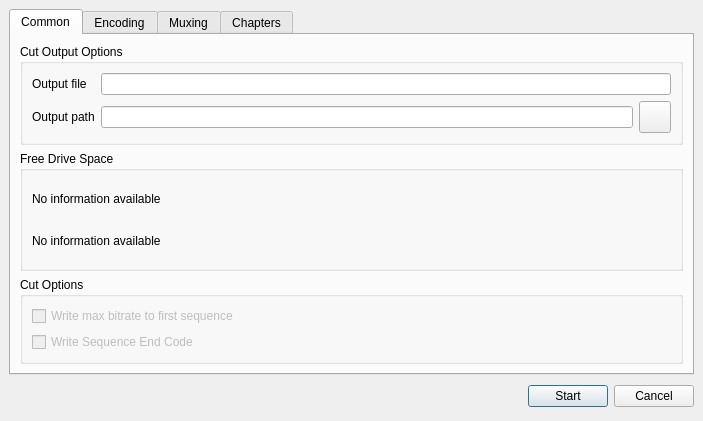
<ui version="4.0" >
 <class>TTCutAVCutDlg</class>
 <widget class="QDialog" name="TTCutAVCutDlg" >
  <property name="geometry" >
   <rect>
    <x>0</x>
    <y>0</y>
    <width>703</width>
    <height>421</height>
   </rect>
  </property>
  <property name="windowTitle" >
   <string>TTCut - Video Cut Options</string>
  </property>
  <layout class="QGridLayout" >
   <property name="leftMargin" >
    <number>9</number>
   </property>
   <property name="topMargin" >
    <number>9</number>
   </property>
   <property name="rightMargin" >
    <number>9</number>
   </property>
   <property name="bottomMargin" >
    <number>9</number>
   </property>
   <property name="horizontalSpacing" >
    <number>6</number>
   </property>
   <property name="verticalSpacing" >
    <number>6</number>
   </property>
   <item row="1" column="0" >
    <layout class="QHBoxLayout" >
     <property name="spacing" >
      <number>6</number>
     </property>
     <property name="leftMargin" >
      <number>0</number>
     </property>
     <property name="topMargin" >
      <number>0</number>
     </property>
     <property name="rightMargin" >
      <number>0</number>
     </property>
     <property name="bottomMargin" >
      <number>0</number>
     </property>
     <item>
      <spacer>
       <property name="orientation" >
        <enum>Qt::Horizontal</enum>
       </property>
       <property name="sizeHint" >
        <size>
         <width>131</width>
         <height>31</height>
        </size>
       </property>
      </spacer>
     </item>
     <item>
      <widget class="QPushButton" name="okButton" >
       <property name="text" >
        <string>Start</string>
       </property>
      </widget>
     </item>
     <item>
      <widget class="QPushButton" name="cancelButton" >
       <property name="text" >
        <string>Cancel</string>
       </property>
      </widget>
     </item>
    </layout>
   </item>
   <item row="0" column="0" >
    <widget class="QTabWidget" name="tabWidget" >
     <property name="enabled" >
      <bool>true</bool>
     </property>
     <property name="currentIndex" >
      <number>0</number>
     </property>
     <widget class="QWidget" name="tabCommon" >
      <attribute name="title" >
       <string>Common</string>
      </attribute>
      <attribute name="icon" >
       <iconset resource="avcutdialog.qrc" >:/pixmaps/pixmaps/settings_18.xpm</iconset>
      </attribute>
      <layout class="QGridLayout" >
       <property name="leftMargin" >
        <number>9</number>
       </property>
       <property name="topMargin" >
        <number>9</number>
       </property>
       <property name="rightMargin" >
        <number>9</number>
       </property>
       <property name="bottomMargin" >
        <number>9</number>
       </property>
       <property name="horizontalSpacing" >
        <number>6</number>
       </property>
       <property name="verticalSpacing" >
        <number>6</number>
       </property>
       <item row="1" column="0" >
        <widget class="QGroupBox" name="gbFreeDriveSpace" >
         <property name="sizePolicy" >
          <sizepolicy vsizetype="Preferred" hsizetype="Preferred" >
           <horstretch>0</horstretch>
           <verstretch>4</verstretch>
          </sizepolicy>
         </property>
         <property name="title" >
          <string>Free Drive Space</string>
         </property>
         <layout class="QGridLayout" >
          <property name="leftMargin" >
           <number>9</number>
          </property>
          <property name="topMargin" >
           <number>9</number>
          </property>
          <property name="rightMargin" >
           <number>9</number>
          </property>
          <property name="bottomMargin" >
           <number>9</number>
          </property>
          <property name="horizontalSpacing" >
           <number>6</number>
          </property>
          <property name="verticalSpacing" >
           <number>6</number>
          </property>
          <item row="1" column="0" >
           <widget class="QLabel" name="laFreeDiskSpace2" >
            <property name="text" >
             <string>No information available</string>
            </property>
           </widget>
          </item>
          <item row="0" column="0" >
           <widget class="QLabel" name="laFreeDiskSpace1" >
            <property name="text" >
             <string>No information available</string>
            </property>
           </widget>
          </item>
         </layout>
        </widget>
       </item>
       <item row="0" column="0" >
        <widget class="QGroupBox" name="gbOutput" >
         <property name="title" >
          <string>Cut Output Options</string>
         </property>
         <layout class="QGridLayout" >
          <property name="leftMargin" >
           <number>9</number>
          </property>
          <property name="topMargin" >
           <number>9</number>
          </property>
          <property name="rightMargin" >
           <number>9</number>
          </property>
          <property name="bottomMargin" >
           <number>9</number>
          </property>
          <property name="horizontalSpacing" >
           <number>6</number>
          </property>
          <property name="verticalSpacing" >
           <number>6</number>
          </property>
          <item row="1" column="2" >
           <widget class="QPushButton" name="btnDirOpen" >
            <property name="minimumSize" >
             <size>
              <width>32</width>
              <height>32</height>
             </size>
            </property>
            <property name="maximumSize" >
             <size>
              <width>32</width>
              <height>32</height>
             </size>
            </property>
            <property name="text" >
             <string/>
            </property>
            <property name="icon" >
             <iconset resource="avcutdialog.qrc" >:/pixmaps/pixmaps/fileopen_24.xpm</iconset>
            </property>
           </widget>
          </item>
          <item row="1" column="1" >
           <widget class="QLineEdit" name="leOutputPath" />
          </item>
          <item row="1" column="0" >
           <widget class="QLabel" name="laOutputPath" >
            <property name="text" >
             <string>Output path</string>
            </property>
           </widget>
          </item>
          <item row="0" column="1" colspan="2" >
           <widget class="QLineEdit" name="leOutputFile" />
          </item>
          <item row="0" column="0" >
           <widget class="QLabel" name="laOutputFile" >
            <property name="text" >
             <string>Output file</string>
            </property>
           </widget>
          </item>
         </layout>
        </widget>
       </item>
       <item row="2" column="0" >
        <widget class="QGroupBox" name="gbCutOptions" >
         <property name="title" >
          <string>Cut Options</string>
         </property>
         <layout class="QGridLayout" >
          <property name="leftMargin" >
           <number>9</number>
          </property>
          <property name="topMargin" >
           <number>9</number>
          </property>
          <property name="rightMargin" >
           <number>9</number>
          </property>
          <property name="bottomMargin" >
           <number>9</number>
          </property>
          <property name="horizontalSpacing" >
           <number>6</number>
          </property>
          <property name="verticalSpacing" >
           <number>6</number>
          </property>
          <item row="1" column="0" >
           <widget class="QCheckBox" name="cbEndCode" >
            <property name="enabled" >
             <bool>false</bool>
            </property>
            <property name="text" >
             <string>Write Sequence End Code</string>
            </property>
           </widget>
          </item>
          <item row="0" column="0" >
           <widget class="QCheckBox" name="cbMaxBitrate" >
            <property name="enabled" >
             <bool>false</bool>
            </property>
            <property name="text" >
             <string>Write max bitrate to first sequence</string>
            </property>
           </widget>
          </item>
         </layout>
        </widget>
       </item>
      </layout>
     </widget>
     <widget class="QWidget" name="tabEncoding" >
      <attribute name="title" >
       <string>Encoding</string>
      </attribute>
      <attribute name="icon" >
       <iconset resource="avcutdialog.qrc" >:/pixmaps/pixmaps/exec.png</iconset>
      </attribute>
      <layout class="QGridLayout" >
       <property name="leftMargin" >
        <number>9</number>
       </property>
       <property name="topMargin" >
        <number>9</number>
       </property>
       <property name="rightMargin" >
        <number>9</number>
       </property>
       <property name="bottomMargin" >
        <number>9</number>
       </property>
       <property name="horizontalSpacing" >
        <number>6</number>
       </property>
       <property name="verticalSpacing" >
        <number>6</number>
       </property>
       <item row="0" column="0" >
        <widget class="TTCutSettingsEncoder" name="encodingPage" >
         <property name="title" >
          <string>GroupBox</string>
         </property>
        </widget>
       </item>
      </layout>
     </widget>
     <widget class="QWidget" name="tabMuxing" >
      <property name="enabled" >
       <bool>true</bool>
      </property>
      <attribute name="title" >
       <string>Muxing</string>
      </attribute>
      <attribute name="icon" >
       <iconset resource="avcutdialog.qrc" >:/pixmaps/pixmaps/filter.png</iconset>
      </attribute>
      <layout class="QGridLayout" >
       <property name="leftMargin" >
        <number>9</number>
       </property>
       <property name="topMargin" >
        <number>9</number>
       </property>
       <property name="rightMargin" >
        <number>9</number>
       </property>
       <property name="bottomMargin" >
        <number>9</number>
       </property>
       <property name="horizontalSpacing" >
        <number>6</number>
       </property>
       <property name="verticalSpacing" >
        <number>6</number>
       </property>
       <item row="0" column="0" >
        <widget class="TTCutSettingsMuxer" name="muxingPage" >
         <property name="title" >
          <string>GroupBox</string>
         </property>
        </widget>
       </item>
      </layout>
     </widget>
     <widget class="QWidget" name="tabChapters" >
      <property name="enabled" >
       <bool>false</bool>
      </property>
      <attribute name="title" >
       <string>Chapters</string>
      </attribute>
      <attribute name="icon" >
       <iconset resource="avcutdialog.qrc" >:/pixmaps/pixmaps/chapter_18.xpm</iconset>
      </attribute>
      <layout class="QGridLayout" >
       <property name="leftMargin" >
        <number>9</number>
       </property>
       <property name="topMargin" >
        <number>9</number>
       </property>
       <property name="rightMargin" >
        <number>9</number>
       </property>
       <property name="bottomMargin" >
        <number>9</number>
       </property>
       <property name="horizontalSpacing" >
        <number>6</number>
       </property>
       <property name="verticalSpacing" >
        <number>6</number>
       </property>
       <item row="0" column="0" >
        <widget class="TTCutSettingsChapter" name="chaptersPage" >
         <property name="enabled" >
          <bool>false</bool>
         </property>
         <property name="title" >
          <string>GroupBox</string>
         </property>
        </widget>
       </item>
      </layout>
     </widget>
    </widget>
   </item>
  </layout>
 </widget>
 <customwidgets>
  <customwidget>
   <class>TTCutSettingsMuxer</class>
   <extends>QGroupBox</extends>
   <header>../gui/ttcutsettingsmuxer.h</header>
   <container>1</container>
  </customwidget>
  <customwidget>
   <class>TTCutSettingsChapter</class>
   <extends>QGroupBox</extends>
   <header>../gui/ttcutsettingschapter.h</header>
   <container>1</container>
  </customwidget>
  <customwidget>
   <class>TTCutSettingsEncoder</class>
   <extends>QGroupBox</extends>
   <header>../gui/ttcutsettingsencoder.h</header>
   <container>1</container>
  </customwidget>
 </customwidgets>
 <resources>
  <include location="avcutdialog.qrc" />
 </resources>
 <connections>
  <connection>
   <sender>okButton</sender>
   <signal>clicked()</signal>
   <receiver>TTCutAVCutDlg</receiver>
   <slot>accept()</slot>
   <hints>
    <hint type="sourcelabel" >
     <x>278</x>
     <y>253</y>
    </hint>
    <hint type="destinationlabel" >
     <x>96</x>
     <y>254</y>
    </hint>
   </hints>
  </connection>
  <connection>
   <sender>cancelButton</sender>
   <signal>clicked()</signal>
   <receiver>TTCutAVCutDlg</receiver>
   <slot>reject()</slot>
   <hints>
    <hint type="sourcelabel" >
     <x>369</x>
     <y>253</y>
    </hint>
    <hint type="destinationlabel" >
     <x>179</x>
     <y>282</y>
    </hint>
   </hints>
  </connection>
 </connections>
</ui>
